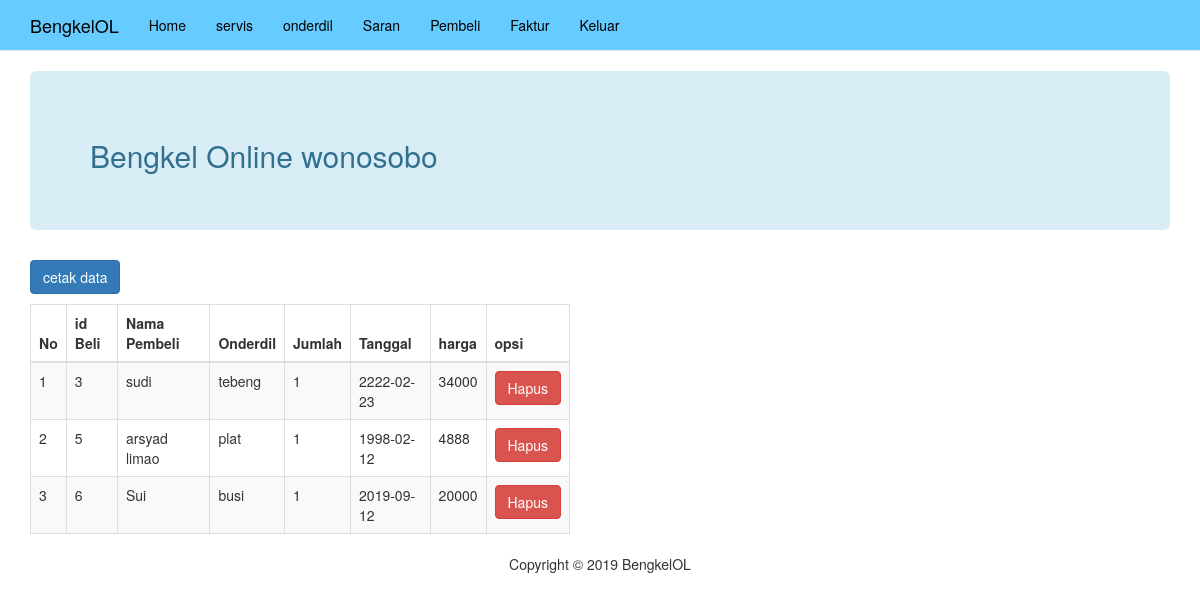
Screenshot of /admin/beli/beli.php with the database file from the repository.
### tables this page shows
CREATE TABLE IF NOT EXISTS `beli` (
`id_beli` int(30) NOT NULL,
  `nama` varchar(20) NOT NULL,
  `onderdil` varchar(15) NOT NULL,
  `jumlah` int(11) NOT NULL,
  `tgl` date NOT NULL,
  `harga` int(20) NOT NULL
);

### admin/beli/beli.php (the view, shortened to what this page needs)
<?php
include_once"../config/config.php";
?>
<!DOCTYPE html>
<html>
<head>
	<link rel="stylesheet" type="text/css" href="../../assets/css/bootstrap.min.css">
</head>
<body>
	<nav class="navbar navbar-default navbar-static-top">
		<div class="container">
			<div class="navbar-header">
			  <a class="navbar-brand" href="../user/index.php">BengkelOL</a>
			</div>
			<div class="collapse navbar-collapse" id="bs-example-navbar-collapse-1">
				 <ul class="nav navbar-nav">
					<li><a href="../user/index.php">Home</a></li>
					<li><a href="../servis/servis.php">servis</a></li>
					<li><a href="../onderdil/onderdil.php">onderdil</a></li>
					<li><a href="../saran/saran.php">Saran</a></li>
					<li><a href="../beli/beli.php">Pembeli</a></li>
					<li><a href="../faktur/faktur.php">Faktur</a></li>
					<li><a href="../login/logout.php">Keluar</a></li>
				</ul>
			</div>
	 	</div>
	</nav>
	<div class="container">
		<div class="jumbotron alert-info">
			<h2>Bengkel Online wonosobo</h2>
		</div>
		<p>
			<a href="cetak_databeli.php" class="btn btn-primary">cetak data</a>
		</p>
		<div class="row col-sm-12 col-md-6">
			<table class="table table-bordered table-responsive table-striped">
				<thead>
					<tr>
						<th>No</th>
						<th>id Beli</th>
						<th>Nama Pembeli </th>
						<th>Onderdil</th>
						<th>Jumlah</th>
						<th>Tanggal</th>
						<th>harga</th>
						<th>opsi</th>
					</tr>
				</thead>
				<tbody>
					<?php
						$query = "SELECT * FROM beli ORDER BY id_beli";
						$exec = mysqli_query($konek,$query);
						$no=1;
						while ($data = mysqli_fetch_array($exec)) {
							?>
							<tr>
								<td><?=$no?></td>
								<td><?=$data['id_beli']?></td>
								<td><?=$data['nama']?></td>
								<td><?=$data['onderdil']?></td>
								<td><?=$data['jumlah']?></td>
								<td><?=$data['tgl']?></td>
								<td><?=$data['harga']?></td>
								<td>
									<a href="hapus_beli.php?id=<?=$data['id_beli']?>" class="btn btn-danger">Hapus</a>
								</td>
							</tr>
							<?php
						$no++;
						}
					?>
				</tbody>
			</table>
		</div>
	</div>
	<footer>
		<p class="text-center">
			Copyright &copy; 2019 BengkelOL
		</p>
	</footer>
</body>
</html>

### rows the page displays
beli: id_beli "3", nama "sudi", onderdil "tebeng", jumlah "1", tgl "2222-02-23", harga "34000"
beli: id_beli "5", nama "arsyad limao", onderdil "plat", jumlah "1", tgl "1998-02-12", harga "4888"
beli: id_beli "6", nama "Sui", onderdil "busi", jumlah "1", tgl "2019-09-12", harga "20000"
